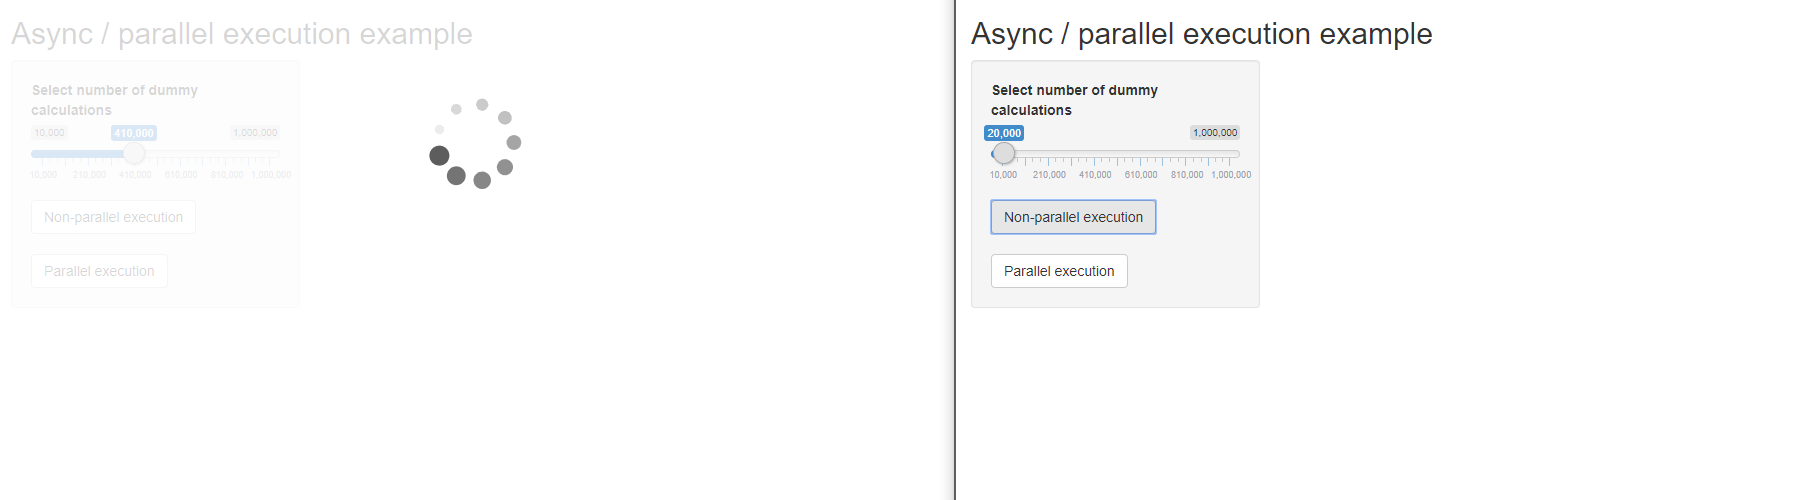

R code for this plot:
# shiny app example to show the effect on async / parallel execution
#  this will prevent users from waiting for long lasting calculation 
#  other users
# for more info visit:
# https://blog.rstudio.com/2018/06/26/shiny-1-1-0/
# 
############################################
###### Author: Alexander Bartholomäus ######
############################################

library(shiny)
library(promises)
library(future) # lib for parallel/async execution
plan(multisession) # add this for multisession

source('functions.R') # some functions for the busy indicator gif

# Define UI for application that draws a histogram
ui <- fluidPage(
  
  # busy indcator
  div(class = "busy", style=styleBusy(),
      #p("Calculation in progress.."),
      img(src="busy.gif")
  ),
  tags$head(tags$script(busyChecker())),
  
  # Application title
  titlePanel("Async / parallel execution example"),
  
  # Sidebar with a slider input for number of bins 
  sidebarLayout(
    sidebarPanel(
      sliderInput('nLoops','Select number of dummy calculations',min = 10000, max = 200000, step = 10000, value = 20000),
      actionButton('noParallel','Non-parallel execution'),
      tags$br(),tags$br(),
      actionButton('parallel','Parallel execution')
    ),
    
    # Show a plot of the generated distribution
    mainPanel(
      plotOutput("distPlot1"),
      plotOutput("distPlot2")
    )
  )
)

# server logic
server <- function(input, output) {
  
  # non-parallel calculation / sleeping
  r1 <- eventReactive(input$noParallel,{
    # dummy calculation 
    for(i in 1:isolate(input$nLoops)){
      x <- rnorm(n = 100, mean = 5)
    }
    return(x)
  })
  # parallel (= async) calculation / sleeping
  r2 <- eventReactive(input$parallel,{
    # dummy calculation 
    future({
      for(i in 1:isolate(input$nLoops)){
        x <- rnorm(n = 100, mean = 5)
      }
      return(x)
    })
  })

  # simple plots
  output$distPlot1 <- renderPlot({
    # draw the histogram with the specified number of bins
    hist(r1(), col = 'darkgray', border = 'white')
  })
  # simple plot with promise
  output$distPlot2 <- renderPlot({
    # draw the histogram with the specified number of bins
    r2() %...>% hist(., col = 'darkgray', border = 'white')
  })
}

# Run the application 
shinyApp(ui = ui, server = server)
